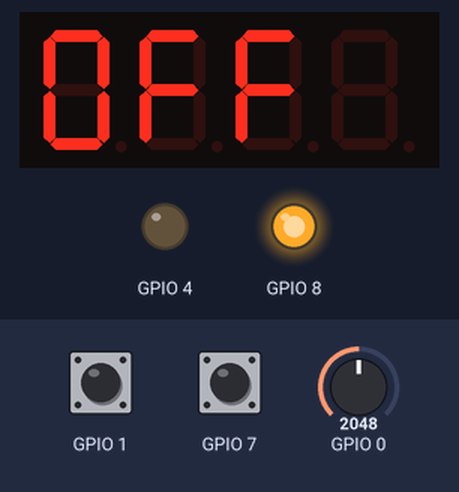
The sketch below on a simulated ESP32-C3. Shown: 4-digit seven-segment display, output pins drawn as LEDs (lit = HIGH). Inputs (shaded band) come from the test bench; at power-on: GPIO 1 HIGH, GPIO 0 = 2048, GPIO 7 HIGH. WiFi joins after 1.5 s; servers stay silent unless stated; the local clock reads 2024-03-15 10:24:30 at power-on unless the sketch sets it; EEPROM starts erased.

Above: at 1.2 s.
1.3 s: GPIO 1 pulled LOW for 1 s
At 3.2 s:
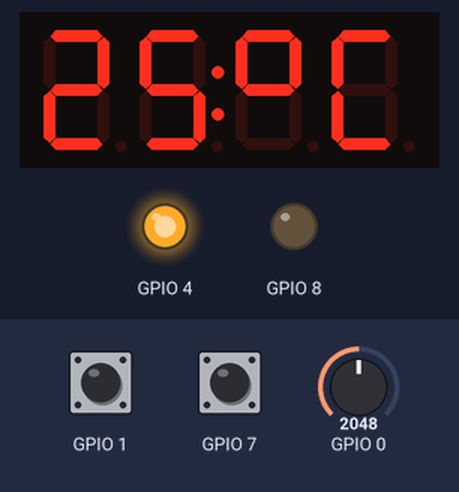
4.0 s: GPIO 0 set to 3084
At 4.7 s:
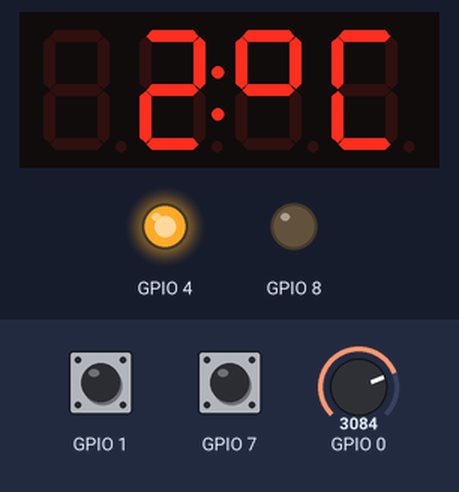
5.5 s: GPIO 0 set to 3220
At 7.2 s:
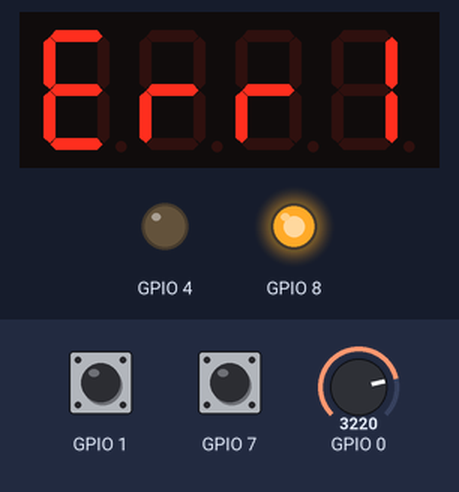
Timing chart, 0 to 8.7 s (numbered marks = the images above; inputs shaded):
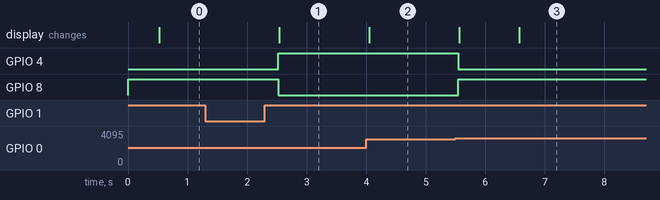

The sketch:

firmware.ino
```cpp
// Secador de toalhas — o código está em src/main.cpp (lógica de aquecimento em src/control.h).
// Compilar: arduino-cli compile --fqbn esp32:esp32:esp32c3:CDCOnBoot=cdc .
// Gravar:   arduino-cli upload  --fqbn esp32:esp32:esp32c3:CDCOnBoot=cdc -p /dev/ttyACM0 .
// Biblioteca: arduino-cli lib install "TM1637"
```

control.h
```cpp
#pragma once
// Decisão de ligar/desligar as barras. Não depende do Arduino: compila e é testado no PC
// (g++ -std=c++17 test/test_control.cpp -o /tmp/t && /tmp/t).
#include <cmath>
#include <cstdint>

enum class Mode : uint8_t { Off, Normal, Eco };
enum class Fault : uint8_t { None, SensorOpen, SensorShort, OverTemp };

struct Settings {
  float setpointC = 55;  // temperatura da barra no modo normal
  float hystC = 3;       // religa quando a barra cai hystC abaixo do alvo
  float offsetC = 0;     // calibração do NTC: compare com um termômetro encostado na barra
};

constexpr float ECO_DROP_C = 10;                     // eco: alvo 10 °C abaixo do normal
constexpr uint32_t ECO_WINDOW_MS = 10UL * 60 * 1000; // eco: janela de 10 min...
constexpr uint32_t ECO_ON_MS = ECO_WINDOW_MS / 2;    // ...com no máximo 5 min ligado
constexpr float OPEN_MV = 2800;   // acima: NTC aberto (o ADC do C3 satura perto de 2,9 V)
constexpr float SHORT_MV = 60;    // abaixo: NTC em curto
constexpr float MIN_VALID_C = 0;  // banheiro nunca fica abaixo de 0 °C: leitura assim é fio solto
constexpr float MAX_SAFE_C = 75;  // corte por software; o KSD301 corta em 85 °C por hardware
constexpr uint8_t FAULT_READS = 3;  // leituras ruins seguidas para travar em erro

// NTC 10k B3950 para GND e 10k para 3V3; mv = tensão no pino do ADC.
inline float ntcCelsius(float mv, float vccMv = 3300) {
  if (mv >= OPEN_MV) return -INFINITY;
  if (mv <= SHORT_MV) return INFINITY;
  float r = 10000.0f * mv / (vccMv - mv);
  return 1.0f / (1.0f / 298.15f + std::log(r / 10000.0f) / 3950.0f) - 273.15f;
}

inline Fault classify(float c) {
  if (std::isnan(c) || c < MIN_VALID_C) return Fault::SensorOpen;
  if (std::isinf(c)) return Fault::SensorShort;
  if (c > MAX_SAFE_C) return Fault::OverTemp;
  return Fault::None;
}

struct Controller {
  bool heating = false;       // memória da histerese
  Fault fault = Fault::None;  // travado até desligar o aparelho da tomada
  uint8_t badReads = 0;

  // Chamado a cada leitura do sensor. Retorna true se o triac deve conduzir.
  bool update(Mode mode, const Settings& s, float c, uint32_t nowMs) {
    Fault f = classify(c);
    if (f != Fault::None) {
      heating = false;
      if (badReads < FAULT_READS && ++badReads == FAULT_READS) fault = f;
      return false;  // desliga já na primeira leitura ruim; só trava depois de 3 seguidas
    }
    badReads = 0;
    if (fault != Fault::None || mode == Mode::Off) return heating = false;

    float target = mode == Mode::Eco ? s.setpointC - ECO_DROP_C : s.setpointC;
    if (c >= target) heating = false;
    else if (c <= target - s.hystC) heating = true;  // entre os dois limites: mantém o estado

    bool ecoPause = mode == Mode::Eco && nowMs % ECO_WINDOW_MS >= ECO_ON_MS;
    return heating && !ecoPause;
  }
};
```

Source omitted: main.cpp (16818 bytes)

Measured:
- the behaviour switches between 3156 and 3157 on GPIO 0 (found by bisection; images 2 and 3)
- after the input at 1.3 s, GPIO 4: LOW → HIGH after 1.2 s; GPIO 8: HIGH → LOW after 1.2 s; the display: changes after 1.2 s (image 1)
- after the input at 4.0 s, the display: changes after 0.05 s (image 2)
- after the input at 5.5 s, GPIO 4: HIGH → LOW after 0.05 s; GPIO 8: LOW → HIGH after 0.05 s; the display: first changes after 0.07 s (image 3 shows a later state)
